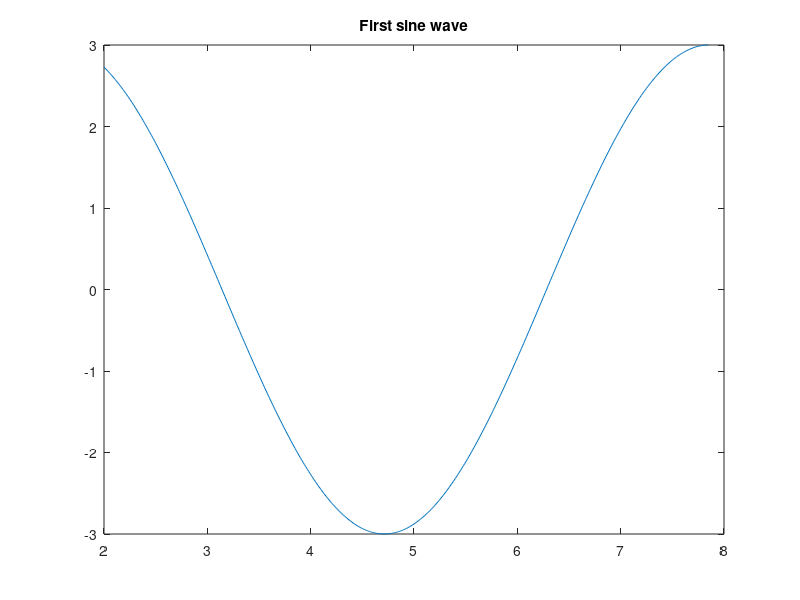
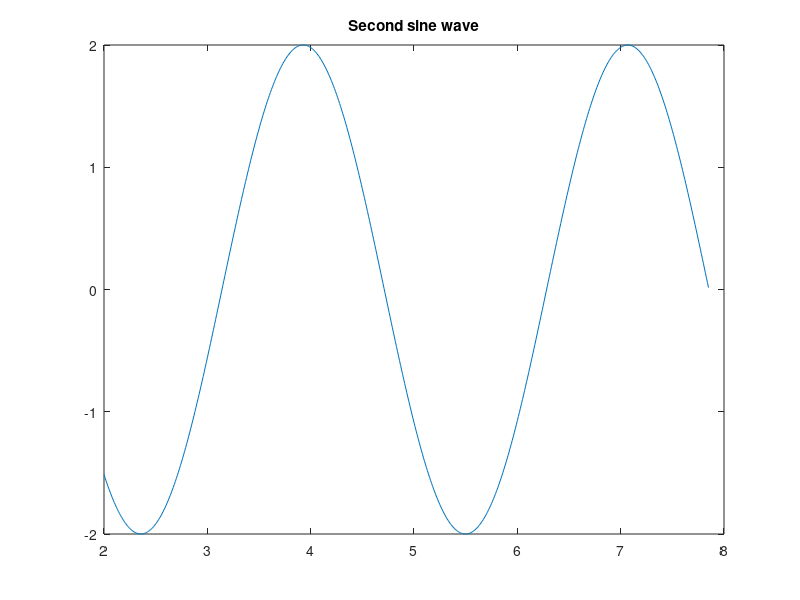
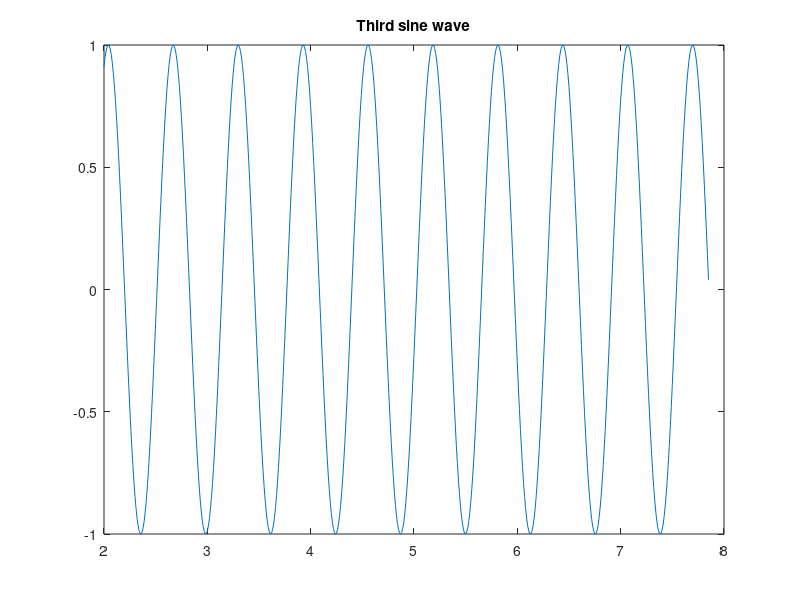
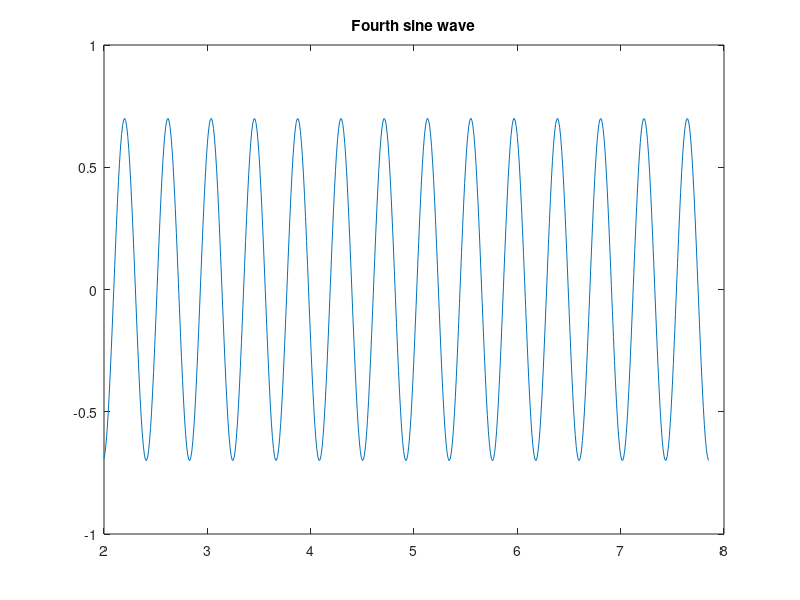

Reproduce these figures in MATLAB, in order.
close all
clear

X=[2:0.01:2.5*pi];
Y1=3*sin(X);
Y2=2*sin(X*2);
Y3=1*sin(X*10);
Y4=0.7*sin(X*15);
Y5=0.3*sin(X*500);
figure;plot (X,Y1,X,Y2,X,Y3,X,Y4,X,Y5)

figure;plot (X,Y1)
title('First sine wave')
print -deps -F:16 sine_wave1.eps

figure;plot (X,Y2)
title('Second sine wave')
print -deps -F:16 sine_wave2.eps

figure;plot (X,Y3)
title('Third sine wave')
print -deps -F:16 sine_wave3.eps

figure;plot (X,Y4)
title('Fourth sine wave')
print -deps -F:16 sine_wave4.eps

figure;plot (X,Y5)
title('Fifth sine wave')
print -deps -F:16 sine_wave5.eps

figure;plot (X,Y1 + Y2 + Y3 + Y4 + Y5)
title('signal')
print -deps -F:16 signal.eps

figure;plot (X,Y1 + Y2)
title('signal')
print -deps -F:16 signal12.eps

figure;plot (X,Y1 + Y2 + Y3)
title('signal')
print -deps -F:16 signal123.eps

figure;plot (X,Y1 + Y2 + Y3 + Y4)
title('signal')
print -deps -F:16 signal1234.eps
